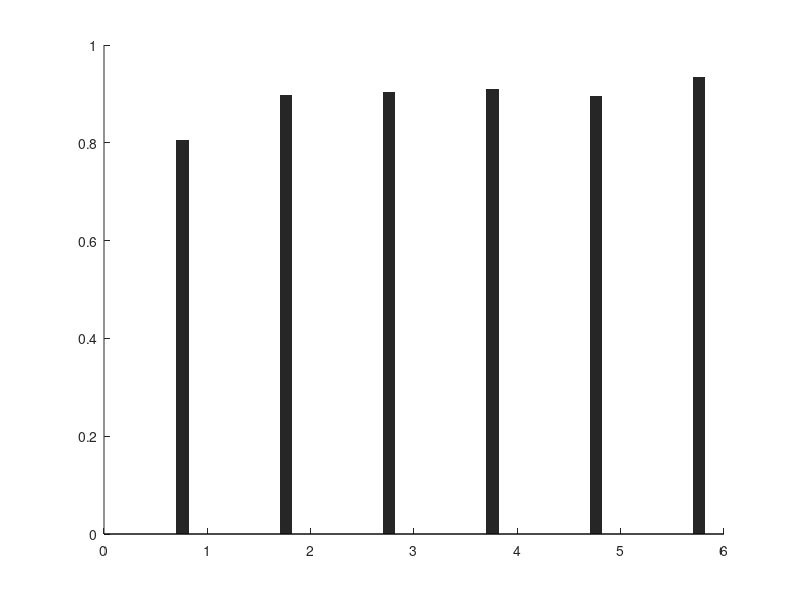

The MATLAB script that drew this image: (Note: this script raises an error after producing the figure.)
%% =========================================================================
% plot_model_comparison.m
% 模型结果对比图 + 泰勒图
% =========================================================================
clc; clear; close all;

%% ========================================================================
%% 数据准备
%% ========================================================================
model_names = {
    'No Augmentation'
    'SMOTE'
    'GAN'
    'Diffusion-RF'
    'Diffusion-CBiLSTM'
    'Diffusion-RF-CBiLSTM'
    };

metrics = {'Accuracy', 'Precision', 'Recall', 'F1-Score', 'Specificity'};

% 数据矩阵 [模型数 x 指标数]
data = [
    0.80570,  0.74200,  0.78100,  0.76100,  0.95800;
    0.89740,  0.82400,  0.87200,  0.84732,  0.98100;
    0.90410,  0.83500,  0.88400,  0.85880,  0.98300;
    0.91000,  0.84500,  0.89500,  0.86935,  0.98500;
    0.89500,  0.83000,  0.88000,  0.85422,  0.98200;
    0.93478,  0.86855,  0.91895,  0.88052,  0.98836;
    ];

n_models = size(data, 1);
n_metrics = size(data, 2);

%% 配色 (Nature / Science 风格大地色系)
colors = [
    0.620  0.620  0.620;   % 灰 — 无增强
    0.839  0.376  0.302;   % 红褐 — SMOTE
    0.204  0.549  0.659;   % 青蓝 — GAN
    0.855  0.329  0.102;   % 橙色 — Diff-RF
    0.369  0.510  0.675;   % 钢蓝 — Diff-CBiLSTM
    0.133  0.545  0.133;   % 森林绿 — Diff-RF-CBiLSTM
    ];

%% ========================================================================
%% 图1: 分组柱状图 —— 各模型五指标对比
%% ========================================================================
figure('Position', [50, 150, 1280, 580], 'Color', 'w');

bar_width = 0.12;
group_gap = 0.18;
x_centers = 1:n_models;

hold on;
for m = 1:n_metrics
    x_pos = x_centers + (m - 1 - (n_metrics - 1) / 2) * bar_width;
    b = bar(x_pos, data(:, m), bar_width, ...
        'FaceColor', 'flat', 'EdgeColor', 'none', 'FaceAlpha', 0.92);
    for i = 1:n_models
        b.CData(i, :) = colors(i, :);
    end

    % 数据标签
    for i = 1:n_models
        text(x_pos(i), data(i, m) + 0.006, sprintf('%.3f', data(i, m)), ...
            'HorizontalAlignment', 'center', 'FontSize', 7.2, ...
            'Rotation', 90, 'Color', [0.25 0.25 0.25]);
    end
end

% 添加最优模型竖线
x_best = x_centers(end);
xline(x_best, '--', 'LineWidth', 2.2, 'Color', [0.85 0.33 0.1], 'Alpha', 0.7);

set(gca, 'XTick', x_centers, 'XTickLabel', model_names, ...
    'FontSize', 11.5, 'LineWidth', 1.1, 'TickDir', 'out', ...
    'TickLength', [0.005 0.005]);
ylabel('Score', 'FontSize', 13, 'FontWeight', 'bold');
ylim([0.70, 1.01]);
yticks(0.70:0.05:1.00);
yticklabels(arrayfun(@(x) sprintf('%.2f', x), 0.70:0.05:1.00, 'UniformOutput', false));

% 图例
h_leg = zeros(1, n_metrics);
leg_str = metrics;
leg_colors = lines(n_metrics);
for m = 1:n_metrics
    h_leg(m) = bar(nan, nan, bar_width, 'FaceColor', leg_colors(m, :), ...
        'EdgeColor', 'none', 'FaceAlpha', 0.92);
end
% 实际上我们想要模型图例，用 Patch 做
delete(h_leg);
hold off;

% 重做模型图例
ax = gca;
hold(ax, 'on');
h_model = zeros(1, n_models);
for i = 1:n_models
    h_model(i) = bar(nan, nan, 1, 'FaceColor', colors(i, :), ...
        'EdgeColor', 'none');
end
leg = legend(h_model, model_names, 'Location', 'northwest', ...
    'FontSize', 10, 'Box', 'off', 'NumColumns', 2);
leg.Title.String = 'Model';
leg.Title.FontSize = 11;
leg.Title.FontWeight = 'bold';

% 指标分组标签
ax_pos = get(gca, 'Position');
metric_x = x_centers;
for m = 1:n_metrics
    xp = x_centers(1) + (m - 1 - (n_metrics - 1) / 2) * bar_width;
    annotation('textbox', ...
        [ax_pos(1) + (xp - 0.5) / (n_models + 0.8) * ax_pos(3) - 0.015, ...
         ax_pos(2) - 0.06, 0.04, 0.03], ...
        'String', metrics{m}, 'FontSize', 7.5, 'Color', [0.35 0.35 0.35], ...
        'EdgeColor', 'none', 'HorizontalAlignment', 'center', ...
        'FontWeight', 'bold');
end

title('Model Performance Comparison across Five Metrics', ...
    'FontSize', 15, 'FontWeight', 'bold', 'Color', [0.1 0.1 0.25]);
grid on; set(gca, 'GridAlpha', 0.15);

%% ========================================================================
%% 图2: 热力图 —— 模型 x 指标
%% ========================================================================
figure('Position', [50, 150, 750, 520], 'Color', 'w');

% 热力图
imagesc(data);
colormap(flipud(summer));
clim([0.74, 1.0]);
cb = colorbar;
cb.Label.String = 'Score';
cb.Label.FontSize = 12;
cb.Label.FontWeight = 'bold';

% 文字标注
for i = 1:n_models
    for j = 1:n_metrics
        if data(i, j) >= 0.90
            text(j, i, sprintf('%.4f', data(i, j)), ...
                'HorizontalAlignment', 'center', 'FontSize', 14, ...
                'FontWeight', 'bold', 'Color', [0 0 0]);
        else
            text(j, i, sprintf('%.4f', data(i, j)), ...
                'HorizontalAlignment', 'center', 'FontSize', 14, ...
                'FontWeight', 'bold', 'Color', [0.15 0.15 0.15]);
        end
    end
end

set(gca, 'XTick', 1:n_metrics, 'XTickLabel', metrics, ...
    'YTick', 1:n_models, 'YTickLabel', model_names, ...
    'FontSize', 12, 'LineWidth', 1, 'TickDir', 'out', ...
    'XAxisLocation', 'top');
title('Performance Heatmap: Models × Metrics', ...
    'FontSize', 15, 'FontWeight', 'bold', 'Color', [0.1 0.1 0.25]);

% 高亮最佳单元格
[best_val, best_idx] = max(data(:));
[best_row, best_col] = ind2sub(size(data), best_idx);
hold on;
rectangle('Position', [best_col - 0.5, best_row - 0.5, 1, 1], ...
    'LineWidth', 3.5, 'EdgeColor', [0.85 0.33 0.1]);

%% ========================================================================
%% 图3: 雷达图/蜘蛛图
%% ========================================================================
figure('Position', [50, 150, 780, 680], 'Color', 'w');

theta = (0:n_metrics - 1) * 2 * pi / n_metrics;
theta_full = [theta, theta(1)];

% 只画最后4个模型（避免太拥挤）
plot_models = [3, 4, 5, 6];
n_plot = length(plot_models);
plot_colors = colors(plot_models, :);
plot_names = model_names(plot_models);

for i = 1:n_plot
    vals = [data(plot_models(i), :), data(plot_models(i), 1)];
    h = polarplot(theta_full, vals, '-', 'LineWidth', 2.4, ...
        'Color', plot_colors(i, :));
    hold on;
    polarplot(theta_full, vals, 'o', 'MarkerSize', 10, ...
        'MarkerFaceColor', plot_colors(i, :), ...
        'MarkerEdgeColor', 'none');
end

% 也画无增强作为基准
vals_base = [data(1, :), data(1, 1)];
polarplot(theta_full, vals_base, '--', 'LineWidth', 1.2, ...
    'Color', [0.6 0.6 0.6]);
polarplot(theta_full, vals_base, 's', 'MarkerSize', 7, ...
    'MarkerFaceColor', [0.6 0.6 0.6], 'MarkerEdgeColor', 'none');

set(gca, 'ThetaTick', rad2deg(theta), 'ThetaTickLabel', metrics, ...
    'FontSize', 12, 'LineWidth', 1.1, 'RLim', [0.70, 1.00]);
leg = legend([plot_names, 'No Aug (Baseline)'], ...
    'Location', 'northeastoutside', 'FontSize', 11, 'Box', 'off');
leg.Title.String = 'Model';
leg.Title.FontSize = 12;
leg.Title.FontWeight = 'bold';
title('Radar Chart: Multi-Metric Model Comparison', ...
    'FontSize', 15, 'FontWeight', 'bold', 'Color', [0.1 0.1 0.25]);

%% ========================================================================
%% 图4: 泰勒图 (Taylor Diagram)
%% 此实现基于分类指标相对于完美预测(1,1,1,1,1)的偏差
%% ========================================================================
figure('Position', [50, 150, 720, 620], 'Color', 'w');

% 以 No Augmentation 为参考基准 (有非零方差, 可计算相关系数)
ref_model_idx = 1;
ref = data(ref_model_idx, :);
std_ref = std(ref);

% 计算每个模型相对于ref的相关系数、中心化RMSD和标准差
rms_diff  = zeros(n_models, 1);
corr_val  = zeros(n_models, 1);
std_val   = zeros(n_models, 1);

for i = 1:n_models
    rms_diff(i) = sqrt(mean(((data(i, :) - mean(data(i,:))) - (ref - mean(ref))).^2));
    corr_val(i) = corr(data(i, :)', ref');
    std_val(i)  = std(data(i, :));
end

std_ratio = std_val / std_ref;   % 归一化标准差
rms_ratio = rms_diff / std_ref;   % 归一化RMSD

% ---- 绘制泰勒图 ----
hold on;

% RMS差等值线 (归一化后)
rms_levels = [0.2, 0.4, 0.6, 0.8, 1.0, 1.5];
for k = 1:length(rms_levels)
    rr = rms_levels(k);
    rho_vals = linspace(0, 1, 300);
    sigma_vals = zeros(size(rho_vals));
    for j = 1:length(rho_vals)
        rho = rho_vals(j);
        disc = (2*rho)^2 - 4*(1 - rr^2);
        if disc >= 0
            s1 = (2*rho + sqrt(disc)) / 2;
            s2 = (2*rho - sqrt(disc)) / 2;
            if s1 > 0, sigma_vals(j) = s1; else sigma_vals(j) = s2; end
        else
            sigma_vals(j) = NaN;
        end
    end
    valid = ~isnan(sigma_vals) & sigma_vals > 0 & sigma_vals < max(std_ratio) * 1.4;
    if sum(valid) > 2
        [tx, ty] = pol2cart(acos(rho_vals(valid)), sigma_vals(valid));
        plot(tx, ty, ':', 'LineWidth', 0.5, 'Color', [0.65 0.65 0.65]);
        idx_mid = round(sum(valid) / 2);
        if idx_mid > 0 && idx_mid <= length(tx)
            text(tx(idx_mid), ty(idx_mid) - 0.01, sprintf('%.1f', rr), ...
                'FontSize', 7, 'Color', [0.5 0.5 0.5]);
        end
    end
end

% 相关系数弧线
corr_ticks = [0.1, 0.3, 0.5, 0.7, 0.9, 0.99];
rmax = max(std_ratio) * 1.2;
for c = corr_ticks
    ang = acos(c);
    [xl, yl] = pol2cart(ang, linspace(0, rmax, 80));
    plot(xl, yl, '-', 'LineWidth', 0.35, 'Color', [0.72 0.72 0.72]);
    text(rmax * cos(ang) + 0.02, rmax * sin(ang) + 0.01, ...
        sprintf('%.1f', c), 'FontSize', 8, 'Color', [0.4 0.4 0.4]);
end

% 标准差弧线
std_ticks = [0.2, 0.5, 0.8, 1.0, 1.2, 1.5];
theta_full = linspace(0, pi/2, 100);
for s = std_ticks
    if s <= rmax
        [xa, ya] = pol2cart(theta_full, s * ones(size(theta_full)));
        plot(xa, ya, '-', 'LineWidth', 0.35, 'Color', [0.72 0.72 0.72]);
    end
end

% 参考点 (No Augmentation, 始终在 std_ratio=1, corr=1)
plot(0, 1, 'k*', 'MarkerSize', 16, 'LineWidth', 1.5);
text(0.02, 1.03, 'REF\n(No Aug)', 'FontSize', 9, ...
    'FontWeight', 'bold', 'Color', [0.15 0.15 0.15]);

% 绘制各个模型点
marker_styles = {'s', '^', 'd', 'o', 'v', 'p'};
marker_sizes  = [100, 100, 100, 140, 100, 200];

for i = 1:n_models
    ang = acos(max(min(corr_val(i), 1), 0));
    [px, py] = pol2cart(ang, std_ratio(i));
    h = scatter(px, py, marker_sizes(i), colors(i, :), ...
        marker_styles{i}, 'filled', 'MarkerEdgeColor', [0.15 0.15 0.15], ...
        'LineWidth', 1.2);
    off_x = 0.04 * (mod(i, 2) * 2 - 1);
    off_y = 0.04 * (1 - mod(i, 2));
    text(px + off_x, py + off_y, model_names{i}, ...
        'FontSize', 9, 'FontWeight', 'bold', 'Color', colors(i, :));
end

xlim([-0.02, rmax]);
ylim([-0.02, rmax]);
axis equal;
set(gca, 'FontSize', 11, 'LineWidth', 1, 'TickDir', 'out', ...
    'Color', 'none', 'XColor', [0.35 0.35 0.35], 'YColor', [0.35 0.35 0.35]);
xlabel('Standard Deviation (normalized to No Aug.)', ...
    'FontSize', 12, 'FontWeight', 'bold');
ylabel('Standard Deviation (normalized to No Aug.)', ...
    'FontSize', 12, 'FontWeight', 'bold');
title('Taylor Diagram: Model Metric Profiles Relative to Baseline', ...
    'FontSize', 14, 'FontWeight', 'bold', 'Color', [0.1 0.1 0.25]);

text(rmax * 0.55, 0.03, '← Correlation →', ...
    'FontSize', 9, 'Color', [0.45 0.45 0.45]);
text(rmax * 0.82, 0.07, 'Normalized\n  RMSD', ...
    'FontSize', 9, 'Color', [0.45 0.45 0.45]);

box off;
hold off;

%% ========================================================================
%% 图5: 消融瀑布图 — 各增强方法相对于无增强的 Accuracy 提升
%% ========================================================================
figure('Position', [50, 150, 720, 500], 'Color', 'w');

acc_values = data(:, 1);
acc_base = acc_values(1);
acc_gain = acc_values - acc_base;

% 瀑布图
h_bar = bar(1:n_models, acc_gain, 0.6, 'FaceColor', 'flat', ...
    'EdgeColor', 'none');
for i = 1:n_models
    h_bar.CData(i, :) = colors(i, :);
end

% 标注
for i = 1:n_models
    if acc_gain(i) > 0
        text(i, acc_gain(i) + 0.003, sprintf('+%.4f', acc_gain(i)), ...
            'HorizontalAlignment', 'center', 'FontSize', 12, ...
            'FontWeight', 'bold', 'Color', [0.1 0.4 0.1]);
    else
        text(i, acc_gain(i) - 0.005, sprintf('%.4f', acc_gain(i)), ...
            'HorizontalAlignment', 'center', 'FontSize', 12, ...
            'FontWeight', 'bold', 'Color', [0.6 0.2 0.2]);
    end
end

% 基线
yline(0, '-', 'LineWidth', 2.5, 'Color', [0.5 0.5 0.5]);

set(gca, 'XTick', 1:n_models, 'XTickLabel', model_names, ...
    'FontSize', 11.5, 'LineWidth', 1, 'TickDir', 'out');
ylabel(sprintf('Accuracy Improvement over Baseline\n(Baseline = %.4f)', acc_base), ...
    'FontSize', 12, 'FontWeight', 'bold');
title('Ablation Study: Accuracy Gain Relative to No Augmentation', ...
    'FontSize', 14, 'FontWeight', 'bold', 'Color', [0.1 0.1 0.25]);

% 箭头标注最优
[best_gain, best_i] = max(acc_gain);
annotation('textarrow', ...
    [0.78, 0.85], [0.82, 0.65], ...
    'String', sprintf('Best: +%.4f', best_gain), ...
    'FontSize', 12, 'FontWeight', 'bold', 'Color', [0.85 0.33 0.1]);

grid on; set(gca, 'GridAlpha', 0.1);

%% ========================================================================
%% 保存
%% ========================================================================
% exportgraphics(figure(1), 'Fig_Model_BarChart.pdf', 'ContentType', 'vector', 'Resolution', 300);
% exportgraphics(figure(2), 'Fig_Model_Heatmap.pdf', 'ContentType', 'vector', 'Resolution', 300);
% exportgraphics(figure(3), 'Fig_Model_Radar.pdf',   'ContentType', 'vector', 'Resolution', 300);
% exportgraphics(figure(4), 'Fig_Model_Taylor.pdf',  'ContentType', 'vector', 'Resolution', 300);
% exportgraphics(figure(5), 'Fig_Model_Ablation.pdf','ContentType', 'vector', 'Resolution', 300);

fprintf('绘图完成。共生成 5 张图。\n');
fprintf('  Fig 1: 分组柱状图\n');
fprintf('  Fig 2: 热力图\n');
fprintf('  Fig 3: 雷达图\n');
fprintf('  Fig 4: 泰勒图\n');
fprintf('  Fig 5: 消融瀑布图\n');
